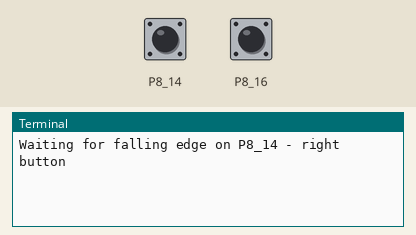
Simulated run of this program. Board: BeagleBone Black. Parts: the last lines printed to the terminal. The test bench sets the inputs (shaded band); at power-on: P8_16 LOW, P8_14 LOW. At 2.9 s the program stops and its outputs stay as they are.

Above: at 1.2 s.
1.3 s: P8_16 pulled HIGH for 0.15 s
At 2.5 s:
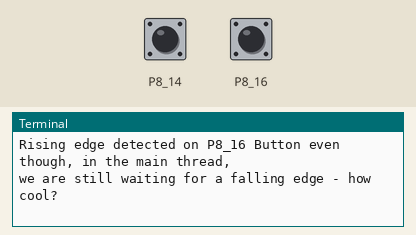
2.9 s: P8_14 pulled HIGH for 0.15 s
At 3.9 s:
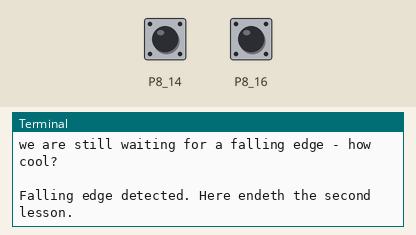

Measured:
- after the input at 1.3 s, the terminal: prints a new line at once (image 1)
- after the input at 2.9 s, the terminal: prints a new line at once (image 2)

The program:

BBB_BasicInterrupts.py
```python
#! /usr/bin/env python

##########################################################################################
# BBB_BasicInterrrupts.py
#
# Basic use of interrupts on the Beagle Bone Black
#
# Requires - Adafruit BeagleBone IO Python library
#
# Adapted from Raspberry Pi Version at:
#   http://raspi.tv/2013/how-to-use-interrupts-with-python-on-the-raspberry-pi-and-rpi-gpio-part-2
#
# NOTE: Any plotting is set up for output, not viewing on screen.
#       So, it will likely be ugly on screen. The saved PDFs should look
#       better.
#
# Created: 01/28/15
#   - Joshua Vaughan
#   - joshua.vaughan@louisiana.edu
#   - http://www.ucs.louisiana.edu/~jev9637
#
# Modified:
#   *
#
##########################################################################################

import Adafruit_BBIO.GPIO as GPIO

# GPIO P8_14 and P8_16 as an inputs
GPIO.setup('P8_14', GPIO.IN)
GPIO.setup('P8_16', GPIO.IN)

# # now we'll define the threaded callback function
# # this will run in another thread when our event is detected
def my_callback(channel):
    print 'Rising edge detected on P8_16 Button even though, in the main thread,'
    print 'we are still waiting for a falling edge - how cool?\n'


# The GPIO.add_event_detect() line below set things up so that
# when a rising edge is detected, regardless of whatever
# else is happening in the program, the function 'my_callback' will be run
# It will happen even while the program is waiting for
# a falling edge on the other button.
GPIO.add_event_detect('P8_16', GPIO.RISING, callback=my_callback, bouncetime=200)

try:
    print 'Waiting for falling edge on P8_14 - right button'
    GPIO.wait_for_edge('P8_14', GPIO.RISING)
    print 'Falling edge detected. Here endeth the second lesson.'

except KeyboardInterrupt:
    GPIO.cleanup()       # clean up GPIO on CTRL+C exit


GPIO.cleanup()           # clean up GPIO on normal exit  
```
